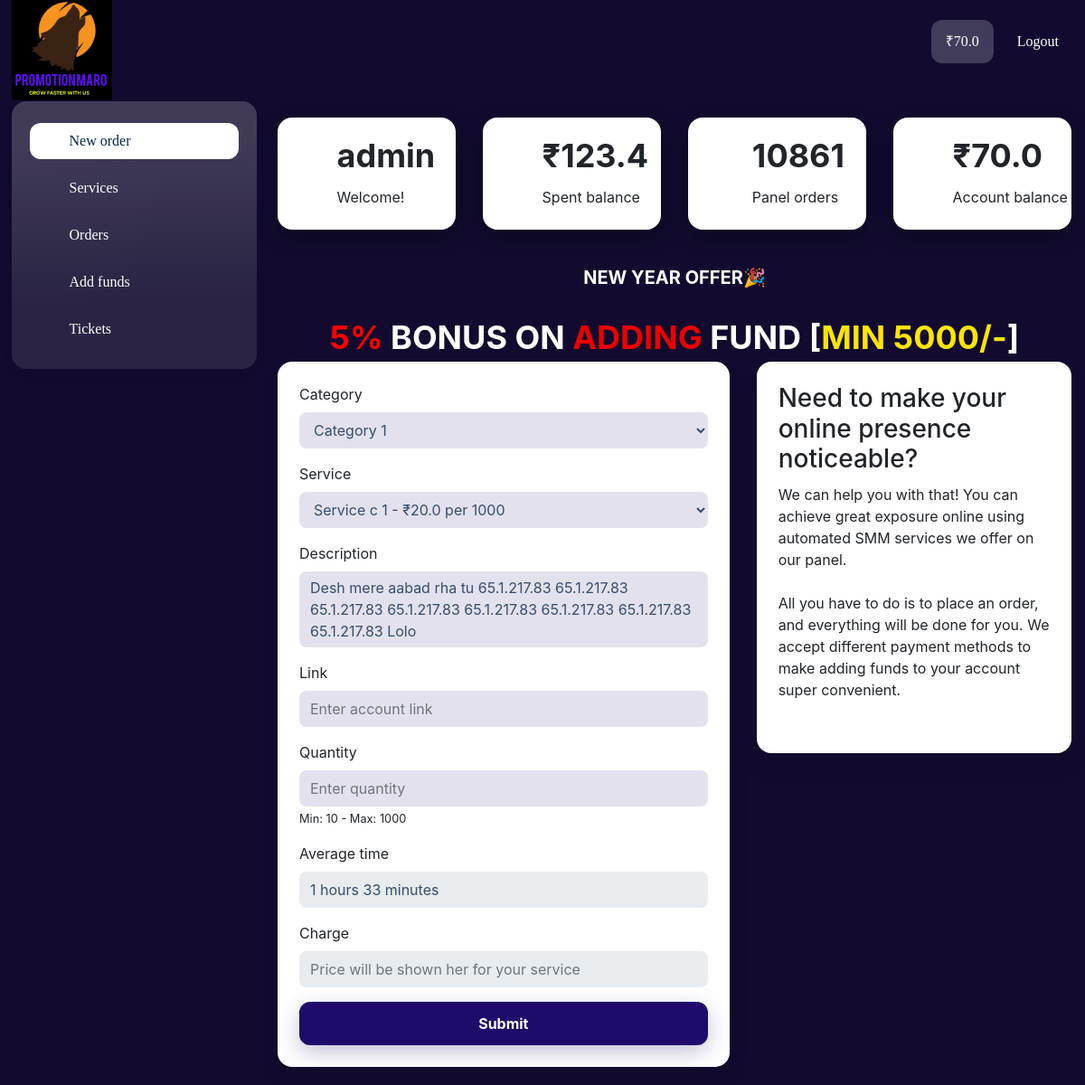
Before: /dashboard (signed in) with the older database file.
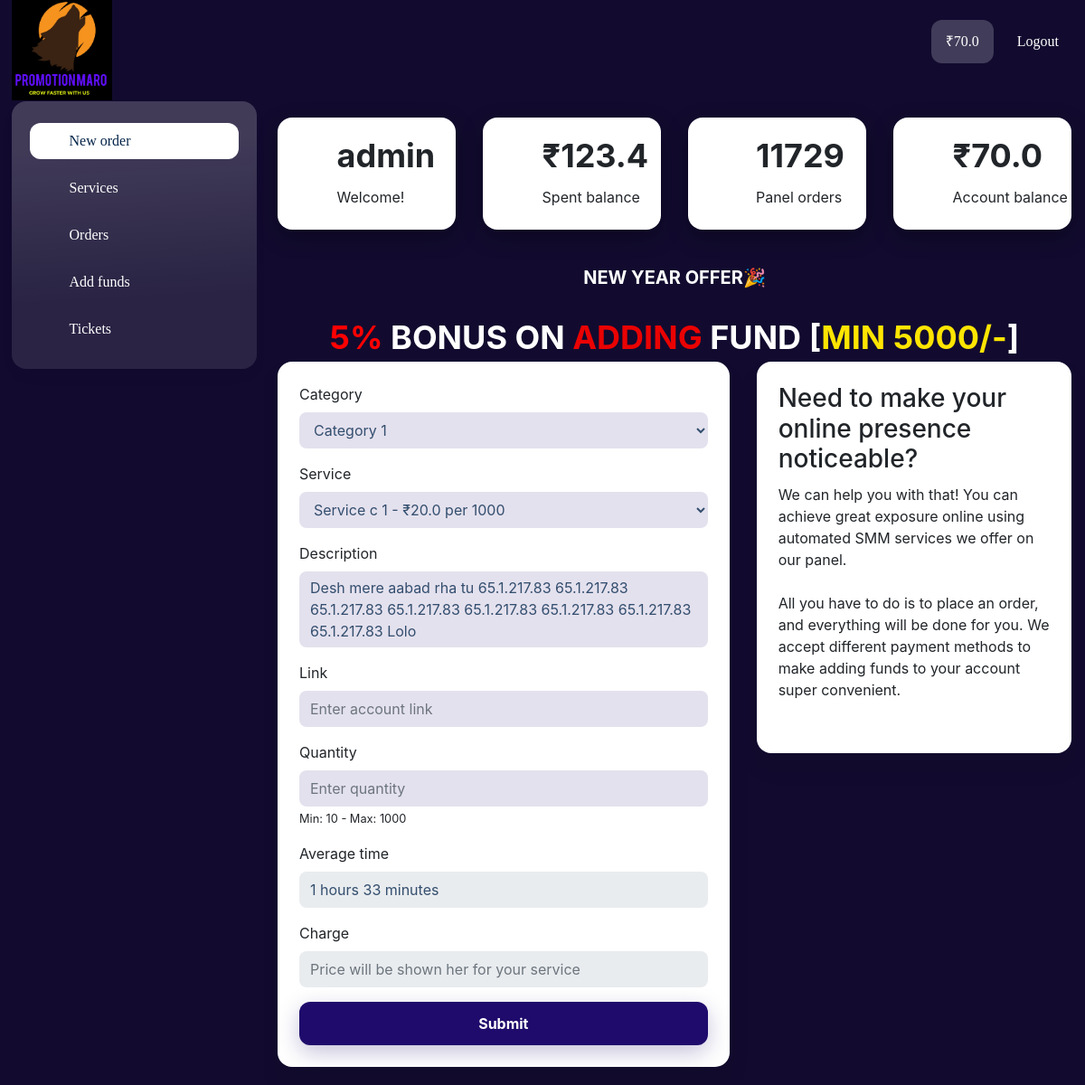
After: the same page with the newer database file.
### dashboard/models.py (models this page shows)
class CounterOrder(models.Model):
    counter = models.IntegerField()

### dashboard/views.py (the view, shortened to what this page needs)
# urls.py: path('', include('dashboard.urls')),
@login_required
def dashboard(request):
    categories = CategoryModel.objects.filter(active=True)
    services = []
    for category in categories:
        service = ServicesModel.objects.filter(active=True, category=category)
        if service.count() > 0:
            category.services = service
            services.append(category)
    error_message = ""
    return render(request, "dashboard.html", {"categories": services})

### dashboard/templatetags/get_account_pay.py (called while the page is built)
@register.simple_tag
def get_account_balance(user):
    return AccountBalance.objects.get(user=user).money

@register.simple_tag
def get_spent_balance(user):
    balance = OrdersModel.objects.filter(user=user).exclude(status="Cancelled")
    total = 0
    for i in balance:
        total += i.charge
    return total

### dashboard/templatetags/get_live_updates.py (called while the page is built)
@register.simple_tag
def get_orders_count():
    counter = CounterOrder.objects.all().first()
    counter.counter = counter.counter + random.randint(2, 101)
    counter.save()
    return counter.counter

### dashboard/templates/dashboard.html (shortened to what the changed rows need)
{% extends 'base.html' %} {% block content %}
<div class="wrapper wrapper-sidebar-navbar">
    <div class="wrapper-content">
        <div class="wrapper-content__body">
            {% include 'components/dashboard_herosection.html' %}
        </div>
    </div>
</div>
{% endblock content %}

### dashboard/templates/components/dashboard_herosection.html (shortened to what the changed rows need)
{% load get_account_pay get_live_updates %}
    <div id="block_77">
        <div class="totals">
            <div class="container-fluid">
                <div
                    class="row align-items-start justify-content-start"
                >
                    <div class="col-lg-3 col-md-6 col-sm-12 mb-2 mt-2">
                        <div
                            class="card h-100"
                            style="
                                padding-top: 24px;
                                padding-bottom: 24px;
                                border-left-width: 0px;
                                border-right-width: 0px;
                                border-bottom-width: 0px;
                                border-top-width: 0px;
                                box-shadow: 0 8px 24px 0
                                    rgba(0, 0, 0, 0.32);
                                border-style: solid;
                            "
                        >
                            <div class="totals-block__card">
                                <div class="totals-block__card-right">
                                    <div class="totals-block__count">
                                        <div
                                            class="totals-block__count-value style-text-primary"
                                            style="
                                                font-size: 36px;
                                                line-height: 36px;
                                            "
                                        >
                                            {% get_orders_count %}
                                        </div>
                                    </div>
                                </div>
                            </div>
                        </div>
                    </div>
                </div>
            </div>
        </div>
    </div>

Changed rows visible on the page:
changed CounterOrder: counter+id "10861" → "11729"
